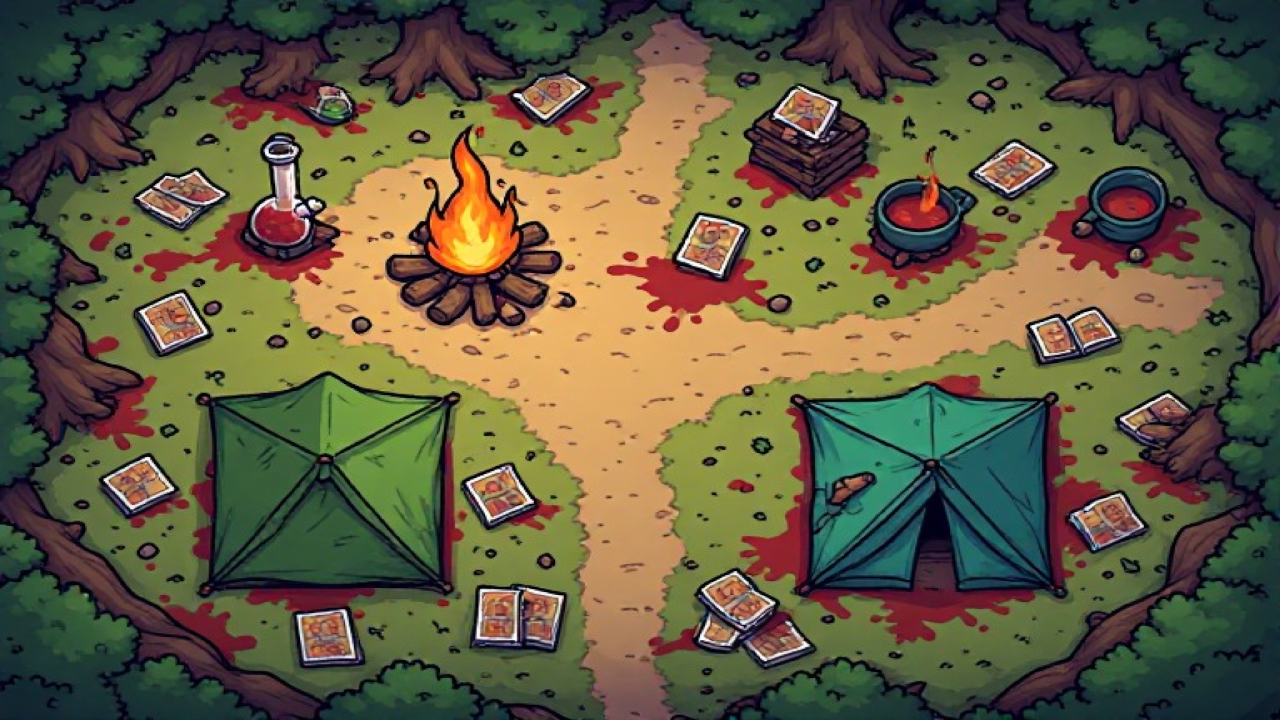
#> input picture ResizedImage_2026-06-30_10-28-19_9942[1].png, 2560 x 1440 px (shown at 1/2 size)
$ python -i segment.py   (imports and definitions only)
#> lines starting #> are read from the running program, lines starting #| are printed output that depends on the picture
"""
Phase 1: Image Segmentation — Foto/Sketch → Semantic Label Grid.

Takes an input image (photo, sketch, floor plan) and segments it into
a grid of material labels: FLOOR, WALL, WATER, GRASS, STONE, EMPTY.

Pipeline:
1. Resize to target grid dimensions (each cell = 1 tile)
2. Color-space analysis (HSV) → classify dominant material per cell
3. Edge detection (Canny) → wall candidates
4. Morphological cleanup → consistent regions
5. Output: 2D grid of label strings

No ML models required — pure OpenCV + heuristic color classification.
"""

import cv2
import numpy as np
from enum import Enum


class TileLabel(str, Enum):
    FLOOR = "floor"
    WALL = "wall"
    WATER = "water"
    GRASS = "grass"
    STONE = "stone"
    DOOR = "door"
    EMPTY = "empty"


# HSV ranges for material detection (tunable)
# Format: (H_low, S_low, V_low), (H_high, S_high, V_high)
MATERIAL_RANGES = {
    TileLabel.WATER: ((90, 50, 50), (130, 255, 255)),      # Blue hues
    TileLabel.GRASS: ((35, 40, 40), (85, 255, 255)),       # Green hues
    TileLabel.WALL: ((0, 0, 0), (180, 50, 80)),            # Dark / low saturation
    TileLabel.FLOOR: ((10, 20, 100), (35, 200, 255)),      # Warm brown/wood tones
    TileLabel.STONE: ((0, 0, 130), (180, 40, 220)),        # Light grey, low saturation
}


def segment_image(image_path: str, grid_width: int = 32, grid_height: int = 24) -> list[list[str]]:
    """
    Segment an image into a tile-label grid.

    Args:
        image_path: Path to input image (JPG/PNG).
        grid_width: Number of tile columns.
        grid_height: Number of tile rows.

    Returns:
        2D list of TileLabel strings [row][col].
    """
#> called with grid_width = 32, grid_height = 24
    img = cv2.imread(image_path)
#> img is the input picture: shape (1440, 2560, 3); mean B, G, R 64.4, 92.3, 98.2
    if img is None:
        raise FileNotFoundError(f"Cannot read image: {image_path}")

    # Resize to grid dimensions (each pixel = one tile)
    small = cv2.resize(img, (grid_width, grid_height), interpolation=cv2.INTER_AREA)
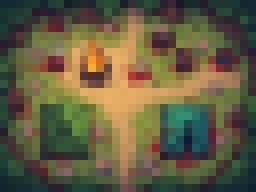
#> small: shape (24, 32, 3) (shown 8 times larger); mean B, G, R 64.4, 92.3, 98.2
    hsv = cv2.cvtColor(small, cv2.COLOR_BGR2HSV)
#> hsv: shape (24, 32, 3); mean H, S, V 55.8, 110.2, 108.6

    # Edge detection on original for wall detection
    gray = cv2.cvtColor(img, cv2.COLOR_BGR2GRAY)
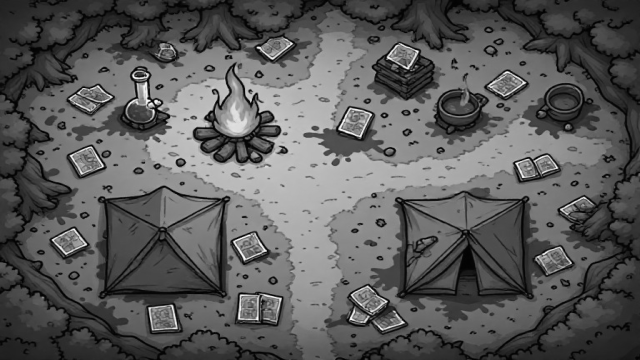
#> gray: shape (1440, 2560) (shown at 1/4 size); min 0, max 255, mean 90.9
    edges = cv2.Canny(gray, 50, 150)
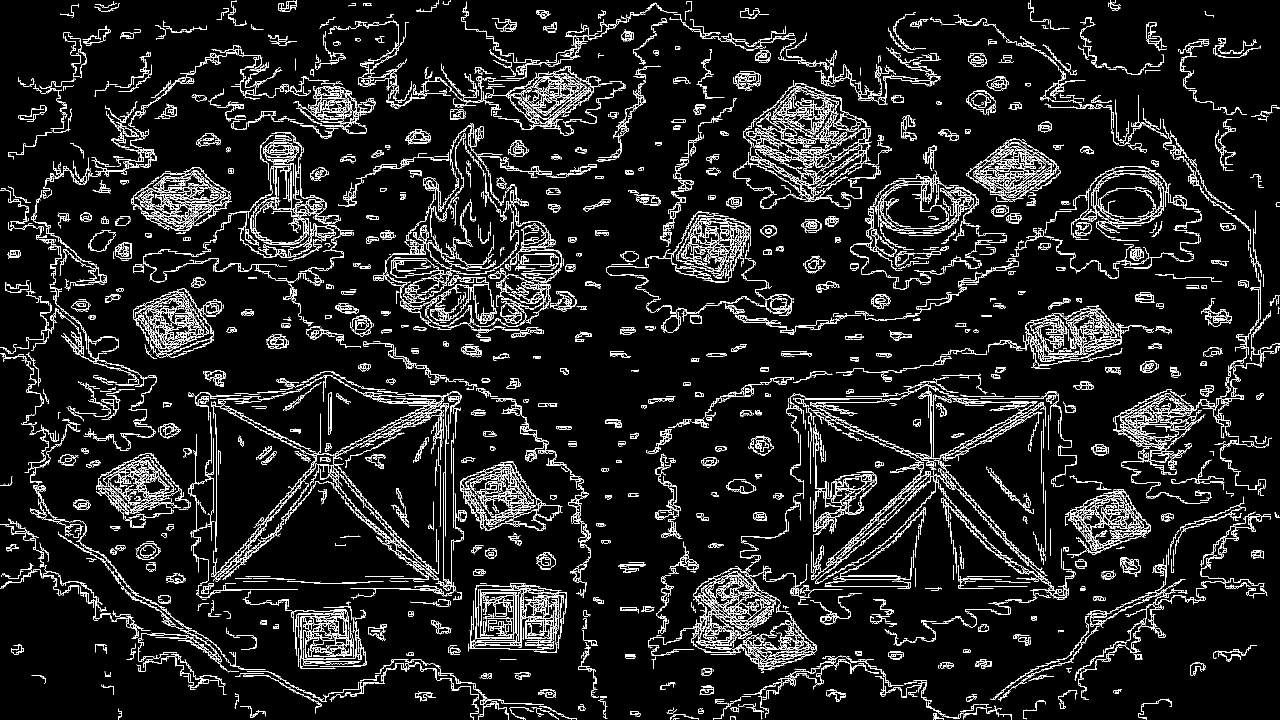
#> edges: shape (1440, 2560) (shown at 1/2 size); 7.4% white in thin lines or dots
    edges_small = cv2.resize(edges, (grid_width, grid_height), interpolation=cv2.INTER_AREA)
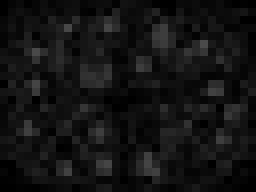
#> edges_small: shape (24, 32) (shown 8 times larger); min 0, max 74, mean 19

    # Build label grid
    grid = []
    for y in range(grid_height):
        row = []
        for x in range(grid_width):
            label = classify_pixel(hsv[y, x], edges_small[y, x])
            row.append(label)
        grid.append(row)
#> this loop made 24 passes

    # Post-process: morphological cleanup (remove isolated single-tile noise)
    grid = cleanup_grid(grid, grid_width, grid_height)

    return grid


def classify_pixel(hsv_pixel: np.ndarray, edge_value: int) -> str:
    """Classify a single pixel/tile by HSV color + edge strength."""
    h, s, v = int(hsv_pixel[0]), int(hsv_pixel[1]), int(hsv_pixel[2])

    # Strong edge = likely wall
    if edge_value > 128:
        return TileLabel.WALL

    # Very dark = wall/empty
    if v < 40:
        return TileLabel.WALL

    # Very light + low saturation = stone/floor
    if v > 200 and s < 30:
        return TileLabel.STONE

    # Check color ranges
    for label, ((h_lo, s_lo, v_lo), (h_hi, s_hi, v_hi)) in MATERIAL_RANGES.items():
        if h_lo <= h <= h_hi and s_lo <= s <= s_hi and v_lo <= v <= v_hi:
            return label

    # Default: floor (most common in game maps)
    return TileLabel.FLOOR


def cleanup_grid(grid: list[list[str]], width: int, height: int) -> list[list[str]]:
    """
    Remove isolated single-tile labels (noise).
    If a tile's label differs from all 4 neighbors, replace with majority neighbor.
    """
#> called with width = 32, height = 24
    result = [row[:] for row in grid]

    for y in range(height):
        for x in range(width):
            neighbors = []
            for dy, dx in [(-1, 0), (1, 0), (0, -1), (0, 1)]:
                ny, nx = y + dy, x + dx
                if 0 <= ny < height and 0 <= nx < width:
                    neighbors.append(grid[ny][nx])

            if neighbors and grid[y][x] not in neighbors:
                # All neighbors differ from this cell — take majority
                from collections import Counter
                most_common = Counter(neighbors).most_common(1)[0][0]
                result[y][x] = most_common

    return result


# [27 lines left out: function grid_to_preview, not called in this run]

>>> result = segment_image('../../ResizedImage_2026-06-30_10-28-19_9942[1].png')

$ run again, on ResizedImage_2026-06-30_10-28-22_1534[3].png
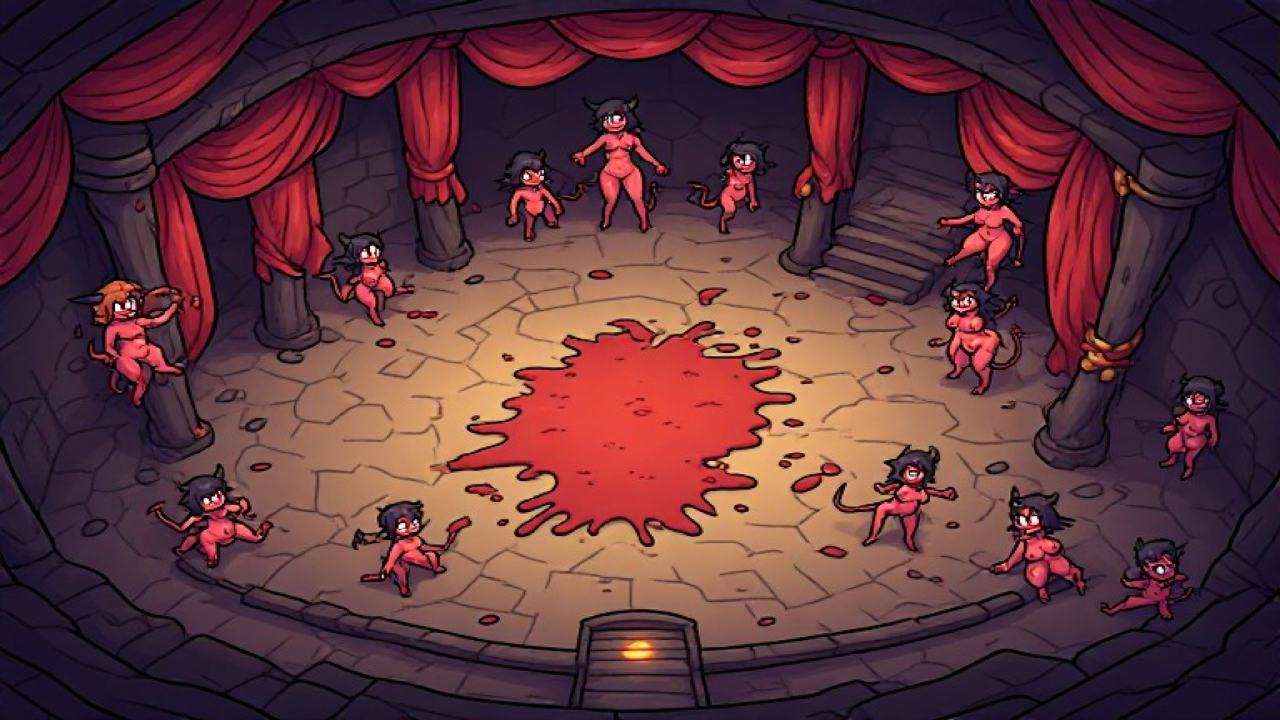
#> input picture ResizedImage_2026-06-30_10-28-22_1534[3].png, 2560 x 1440 px (shown at 1/2 size)
#> in segment_image, img is the input picture: shape (1440, 2560, 3); mean B, G, R 58.5, 51.1, 93.3
#> hsv: shape (24, 32, 3); mean H, S, V 114.9, 130.3, 95.8
#> in segment_image, `edges = cv2.Canny(gray, 50, 150)`:
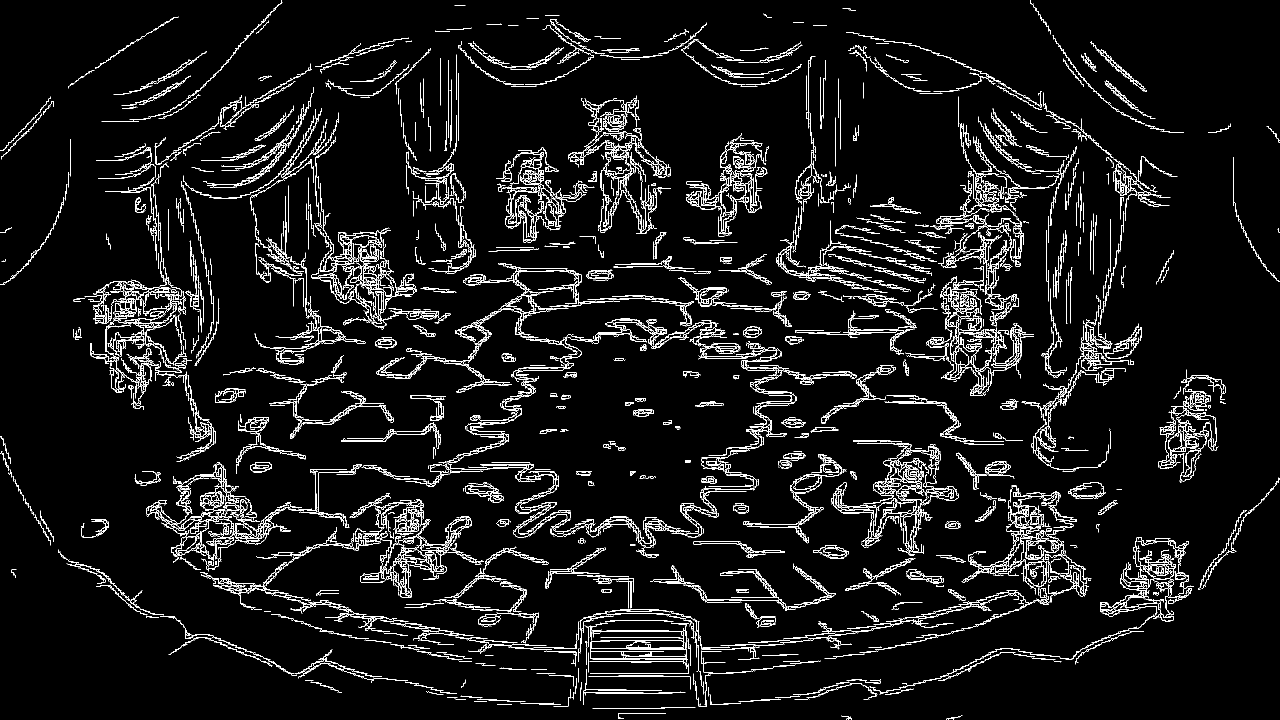
#> edges: shape (1440, 2560) (shown at 1/2 size); 5.5% white in thin lines or dots
#> in segment_image, `edges_small = cv2.resize(edges, (grid_width, grid_height), interpolati..`:
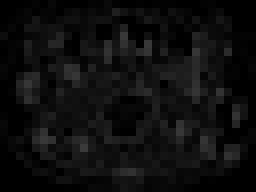
#> edges_small: shape (24, 32) (shown 8 times larger); min 0, max 58, mean 13.9
#> the loop in segment_image, `for y in range(grid_height):` made 24 passes

$ run again, on ResizedImage_2026-06-30_10-28-36_5750[12].png
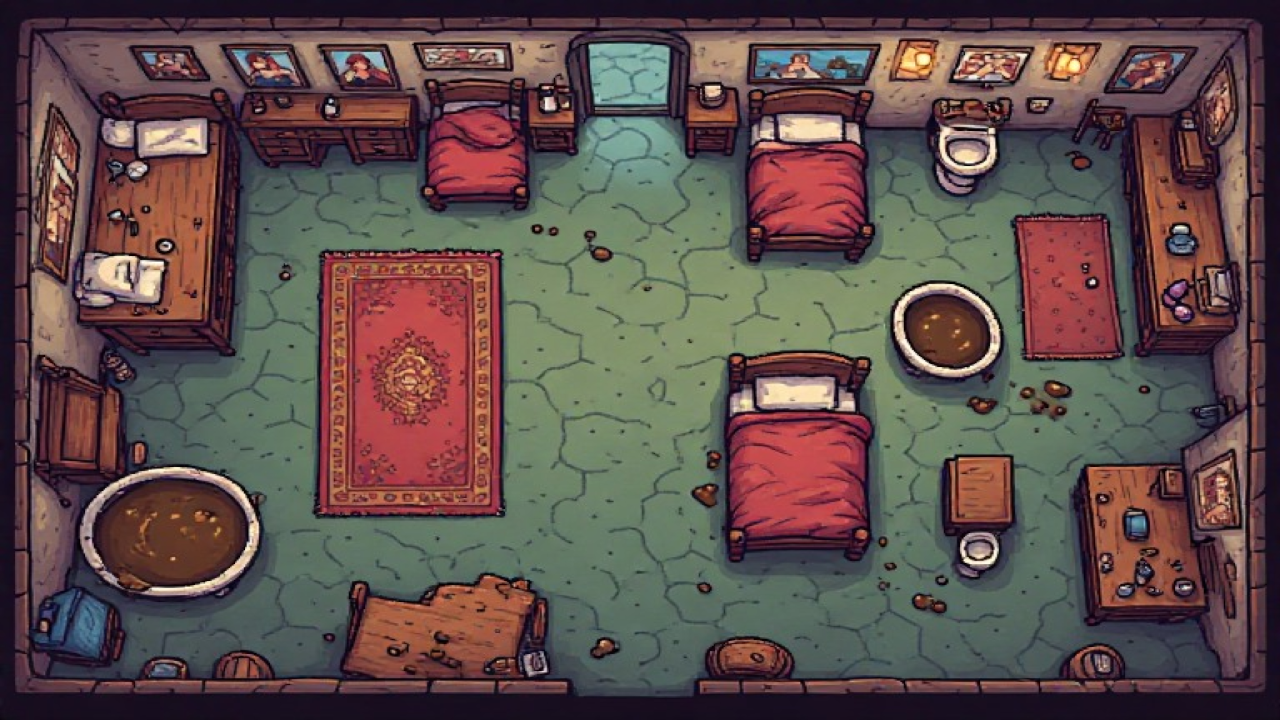
#> input picture ResizedImage_2026-06-30_10-28-36_5750[12].png, 2560 x 1440 px (shown at 1/2 size)
#> in segment_image, img is the input picture: shape (1440, 2560, 3); mean B, G, R 75.7, 78.4, 95.6
#> hsv: shape (24, 32, 3); mean H, S, V 94.3, 79.4, 101.7
#> in segment_image, `edges = cv2.Canny(gray, 50, 150)`:
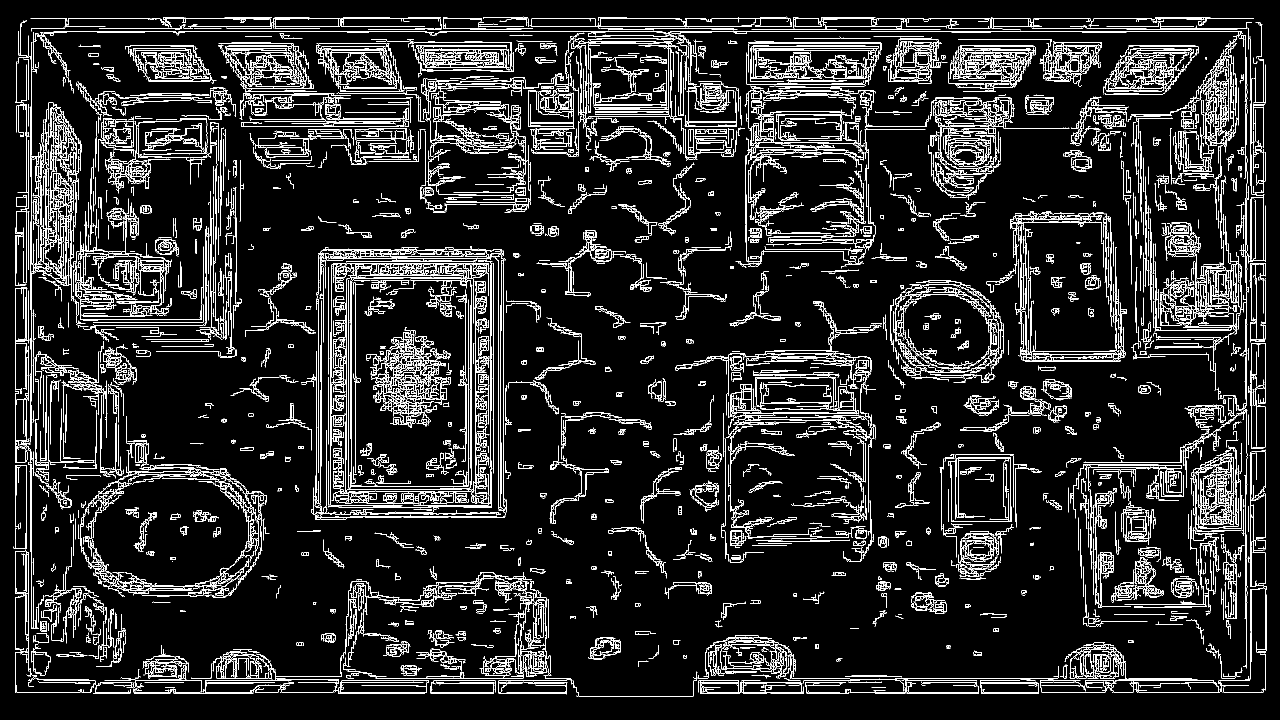
#> edges: shape (1440, 2560) (shown at 1/2 size); 9.4% white in thin lines or dots
#> in segment_image, `edges_small = cv2.resize(edges, (grid_width, grid_height), interpolati..`:
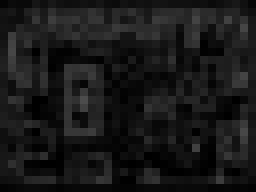
#> edges_small: shape (24, 32) (shown 8 times larger); min 0, max 76, mean 23.9
#> the loop in segment_image, `for y in range(grid_height):` made 24 passes
